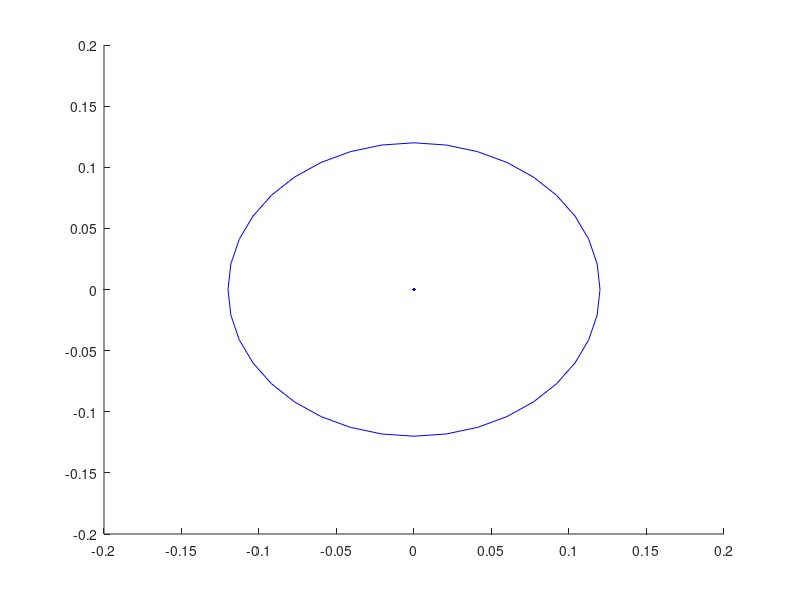

MATLAB code to generate this figure: (Note: this script raises an error after producing the figure.)

function [ h ] = plot_axes(O, scl, theta, zpos, axnams, col, mrksiz, ...
                           siz_o, fontsiz, txtcol, th_txt, fac_txt, ...
                           no_orie, no_head, left_hnd)

% function [ h ] = plot_axes(O, scl, theta, zpos, axnams, col, mrksiz, ...
%                            siz_o, fontsiz, txtcol, th_txt, fac_txt, ...
%                            no_orie, no_head, left_hnd)
%
% plot coordinate axes Oxyz when looked upon from either +inf or -inf
% at one coordinate axis.
%
% O        = position of origin on the current axes
% scl      = length of vectors on the current axes
% theta    = angle from Matlab x-axis to first coordinate axis [deg]
% zpos     = height of viewpoint on 3rd axis
% axnams   = labels to be put on axes x1,x2,x3
%                axnams = 'xyz', zpos <0: plot Oxy viewed from z = -inf
%                axnams = 'xyz', zpos>=0: plot Oxy viewed from z =  inf
%                axnams = 'yzx', zpos <0: plot Oyz viewed from x = -inf
%                axnams = 'zxy', zpos <0: plot Oxz viewed from y = -inf, theta=-90: z pointing upwards
%                axnams = 'zyx', zpos>=0: plot Oxz viewed from y =  inf, theta=-90: z pointing downwards
% col      = color-spec
% mrksiz   = marker size (dot in circle for origin, default 8)
% siz_o    = relative size of circle for origin (default 0.12)
% fontsiz  = font size
% txtcol   = color-spec for text labels
% th_txt   = rotation angle [deg] for text labels (default theta)
% fac_txt  = scale factor(s) for label positioning, can be 3x1 or 3x2
% no_orie  = option to suppress sense of rotation
% no_head  = option to suppress arrow heads
% left_hnd = option to use left-handed sense of rotation

% Copyright 2008-2023 by Vtech CMCC.
%
% Licensed under Apache License v2.0.  See the file "LICENSE.txt" for more information.

if (nargin<1 | isempty(O))
   O = [0; 0];
end
if (size(O,2)>size(O,1))
   O = O';
end
if (nargin<2 | isempty(scl))
   scl = 1;
end
if (nargin<3 | isempty(theta))
   theta = 0;
end
if (nargin<4 | isempty(zpos))
   zpos = 1;
end
if (nargin<5 | isempty(axnams))
   axnams = 'xyz';
end
if (size(axnams,1)==1)
   axnams = axnams';
end
if (nargin<6 | isempty(col))
   col = 'b';
end
if (nargin<7 | isempty(mrksiz))
   mrksiz = 8;
end
if (nargin<8 | isempty(siz_o))
   siz_o   = 0.12;
end
if (nargin<9 | isempty(fontsiz))
   fontsiz = 16;
end
if (nargin<10 | isempty(txtcol))
   txtcol = 'k';
end
if (nargin<11 | isempty(th_txt))
   th_txt = theta;
end
if (nargin<12 | isempty(fac_txt))
   fac_txt = 1;
end
if (nargin<13 | isempty(no_orie))
   no_orie = 0;
end
if (nargin<14 | isempty(no_head))
   no_head = 0;
end
if (nargin<15 | isempty(left_hnd))
   left_hnd = 0;
end

% associate ivec with matlab x, jvec with matlab y, kvec out of the screen

% use left-handed convention if Matlab ydir is reversed

gca_ydir = get(gca,'ydir');
if (strcmp(gca_ydir,'reverse'))
   fac_y = -1;
else
   fac_y =  1;
end

% reverse sense of rotation when left_hnd is used

if (left_hnd)
   fac_y = -fac_y;
end

% reverse angles if z-position < 0

if (zpos >= 0)
   fac_ang =  1;
else
   fac_ang = -1;
end
theta  = fac_y * fac_ang * theta;
th_txt =         fac_ang * th_txt;

if (isnumeric(col) & length(col)==1)
   col = matlab_color(col);
end
if (isnumeric(txtcol) & length(txtcol)==1)
   txtcol = matlab_color(txtcol);
end
if (no_head)
   scl_head = 0.001;
else
   scl_head = 1;
end

% expand fac_txt to 3x2 matrix
if (size(fac_txt,2)==3), fac_txt = fac_txt'; end
if (size(fac_txt,1)==1), fac_txt = ones(3,1)*fac_txt; end
if (size(fac_txt,2)==1), fac_txt = fac_txt*ones(1,2); end

% text labels: pos(1) * ivec + pos(2) * jvec
pos_txt = scl * fac_txt .* [1.00, 0.25;   0.25, 1.00;   -0.10, -0.20];

% compute unit vectors ivec, jvec in Matlab x,y-coordinates

ivec = [ cos(theta*pi/180); sin(theta*pi/180) ];
jvec = fac_y * fac_ang * [ -ivec(2); ivec(1) ];

% initialize output-array: handles

h = zeros(14,1);

hold on;

th=[0:10:360]*pi/180;
sn=sin(th); cs=cos(th);

% put circle with cross or dot at origin O

r = siz_o*scl;
h(1) = plot(O(1)+r*cs, O(2)+r*sn,'-','color',col);
if (zpos>=0)
   % looking down x3-axis: dot
   h(2) = plot(O(1)+0*scl, O(2)+0*scl, '.','color',col, 'markersize',mrksiz);
else
   % looking up x3-axis: cross
   ij = (ivec+jvec) / sqrt(2);
   h(2) = plot(O(1)+r*[-1,1]*ij(1), O(2)+r*[-1,1]*ij(2), 'color',col);
   ij = (ivec-jvec) / sqrt(2);
   h(3) = plot(O(1)+r*[-1,1]*ij(1), O(2)+r*[-1,1]*ij(2), 'color',col);
end

intrp = 'tex';
if (strfind(reshape(axnams,1,prod(size(axnams))), '$'))
   intrp = 'latex';
end

% plot first axis ivec

O1 = O + r*ivec;
h(4:5) = plot_arrow(O1, (scl-r)*ivec, col, scl_head);

l1 = O + pos_txt(1,1)*ivec + pos_txt(1,2)*jvec;
h(6) = text(l1(1), l1(2), deblank(axnams(1,:)), 'rotation', th_txt, ...
                   'horizontalalignment','center', 'interpreter', intrp, ...
                   'fontsize',fontsiz, 'color', txtcol);

% plot second axis jvec

O2 = O + r*jvec;
h(7:8) = plot_arrow(O2, (scl-r)*jvec, col, scl_head);

l2 = O + pos_txt(2,1)*ivec + pos_txt(2,2)*jvec;
h(9) = text(l2(1), l2(2), deblank(axnams(2,:)), 'rotation', th_txt, ...
                   'horizontalalignment','center', 'interpreter', intrp, ...
                   'fontsize',fontsiz, 'color', txtcol);

% plot label for third axis kvec

l3 = O + pos_txt(3,1)*ivec + pos_txt(3,2)*jvec;
h(10) = text(l3(1), l3(2), deblank(axnams(3,:)), 'rotation',th_txt, ...
                   'horizontalalignment','center', 'interpreter', intrp, ...
                   'fontsize',fontsiz, 'color', txtcol);

% plot optional sense of positive rotation

if (no_orie<=0)
   Orot = O + 0.3*scl*ivec - 0.3*scl*jvec;
   f = 0.05*scl*[-1,1];
   h(11) = plot(Orot(1)+ivec(1)*f, Orot(2)+ivec(2)*f, 'color',col);
   h(12) = plot(Orot(1)+jvec(1)*f, Orot(2)+jvec(2)*f, 'color',col);
   if (fac_ang*fac_y>0)
      h(13:14) = circ_arrow(Orot, 0.15*scl, theta-120, theta+150, col, ...
                                  0.7*scl_head, 0.8);
   else
      h(13:14) = circ_arrow(Orot, 0.15*scl, theta+120, theta-150, col, ...
                                  0.7*scl_head, 0.8);
   end
end

